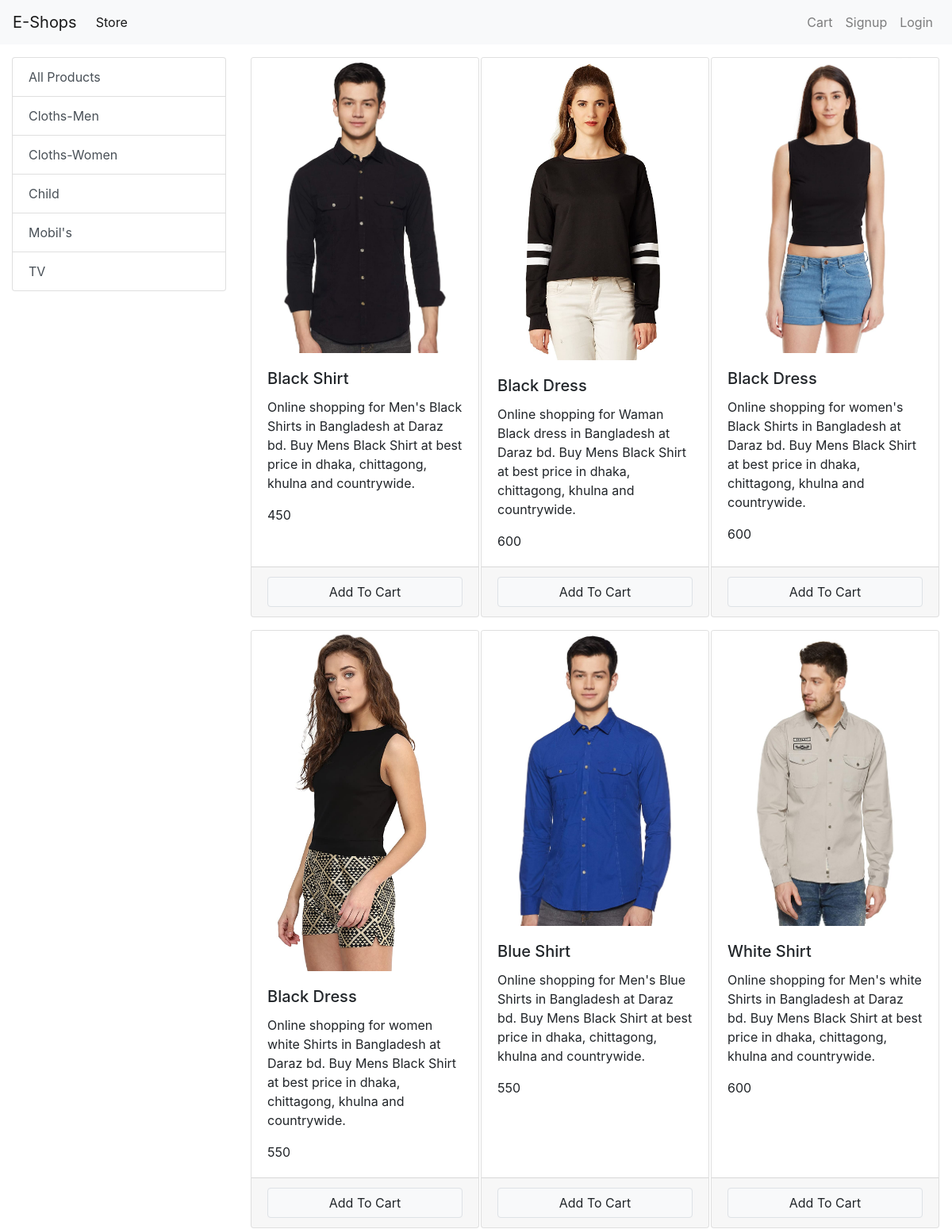
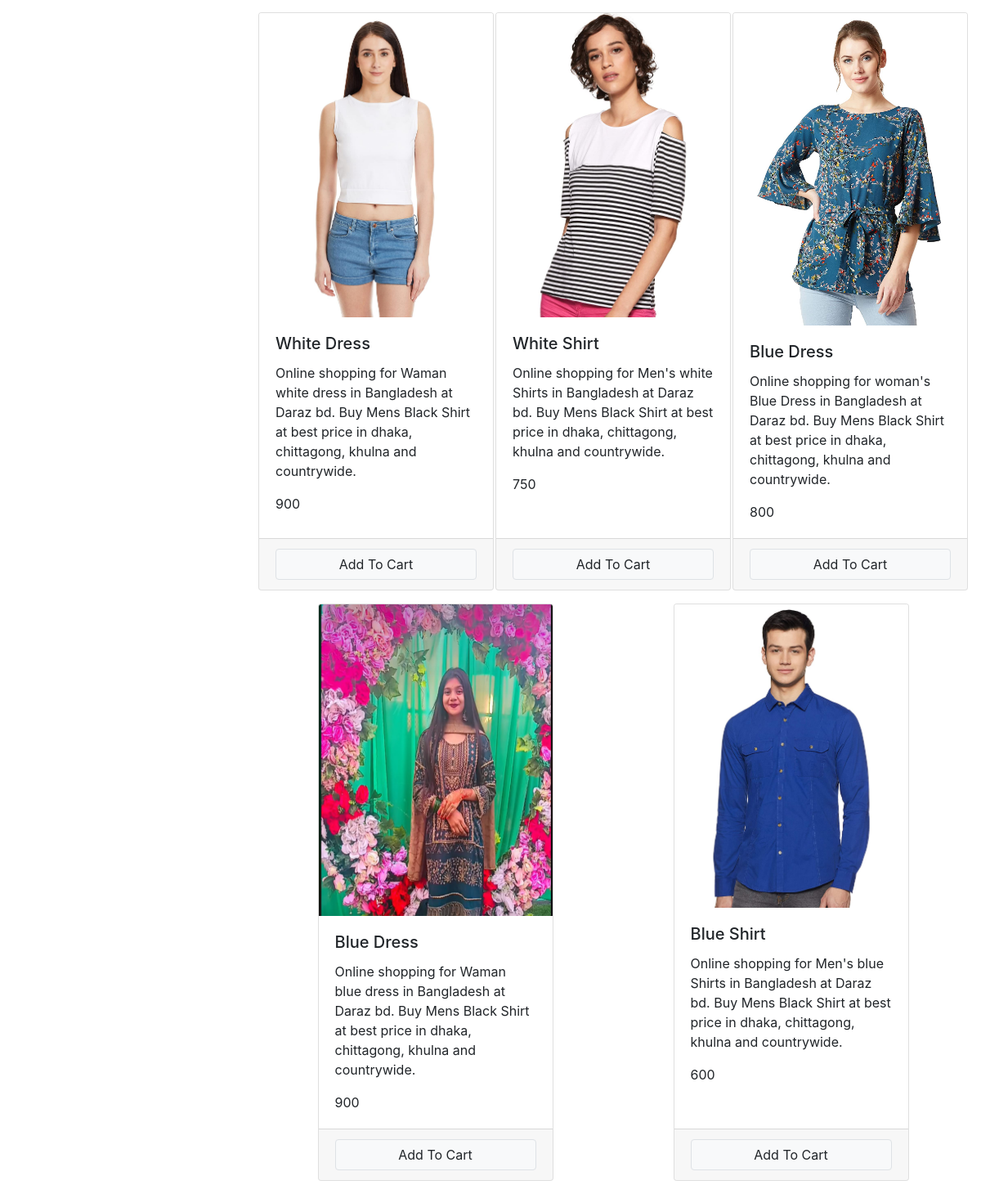
The page / on the database its author committed (2 pictures, top to bottom).
### store/models/category.py (models this page shows, shortened)
class Category(models.Model):
    Name = models.CharField(max_length=20)
    @staticmethod
    def get_all_categories():
        return Category.objects.all()

### store/models/product.py (models this page shows, shortened)
class Product(models.Model):
    Name = models.CharField(max_length=50)
    Price = models.IntegerField(default=0)
    Category = models.ForeignKey(Category, on_delete=models.CASCADE, default=1)
    Description = models.CharField(max_length=200, default='', null=True, blank=True)
    Image = models.ImageField(upload_to='uploads/products/')
    @staticmethod
    def get_all_products():
        return Product.objects.all()

### store/views/home.py (the view, shortened to what this page needs)
# urls.py: path('', home.Index.as_view(), name='homepage'),
class Index(View):
    def get(self, request):
        cart = request.session.get('cart')
        if not cart:
            request.session['cart']= {}
        Products = None
        Categorye = Category.get_all_categories()
        categoryID = request.GET.get("category")
        if categoryID:
            Products = Product.get_all_products_by_categoryid(categoryID)
        else:
            Products = Product.get_all_products()
        data = {}
        data["Products"] = Products
        data["Categorye"] = Categorye
        print('you are: ', request.session.get('email'))
        return render(request, "index.html", data)

### store/templatetags/card.py (called while the page is built)
@register.filter(name="is_in_card")
def is_in_cart(product, cart):
    keys = cart.keys()
    for id in keys:
        if int(id) == product.id:
            return True
    return False

### store/templates/index.html (shortened to what this page needs)
{% extends "base.html" %}
{% block content%}
{% load card %}
<div class="container-fluid mt-3 ">
  <div class="row">
    <div class="col-lg-3 mx-auto">
      <div class="list-group">
        <a href="/" class="list-group-item list-group-item-action">All Products</a>
        {% for category in Categorye %}
        <a href="/?category={{category.id}}" class="list-group-item list-group-item-action">{{category.Name}}</a>
        {% endfor %}
      </div>
    </div>
    <div id='products' class="col-lg-9 mx-auto">
      <div class="row mx-auto">
        {% for Product in Products %}
        <div class="card mx-auto mb-3" id={{Product.id}} style="width: 18rem;">
          <img class="card-img-top" src="{{Product.Image.url}}" alt="Card image cap">
          <div class="card-body">
            <h5 class="card-title">{{Product.Name}}</h5>
            <p class="card-text">{{Product.Description}}</p>
            <p class="card-text">{{Product.Price}}</p>
          </div>
          <div class="card-footer ">
            {% if Product|is_in_card:request.session.cart %}
            <div class="row no-gutters">
              <form action="/#{{Product.id}}" method="post" class="col-2 ">
                {% csrf_token %}
                <input type="text" hidden name='product' value="{{Product.id}}">
                <input type="text" hidden name='remove' value="True">
                <input type="submit" value="-" class="btn btn-block btn-secondary">
              </form>
              <div class="text-center col">{{ Product|cart_quantity:request.session.cart }} in Cart</div>
              <form action="/#{{Product.id}}" method="post" class="col-2 ">
                {% csrf_token %}
                <input type="submit" value="+" class="btn btn-block btn-secondary">
                <input type="text" hidden name='product' value="{{Product.id}}">
              </form>
            </div>
            {% else %}
            <form action="/#{{Product.id}}" method="POST" class="btn-block">
              <input type="submit" class="float-right btn btn-light border form-control" value="Add To Cart">
            </form>
            {% endif %}
          </div>
        </div>
        {% endfor %}
      </div>
    </div>
  </div>
</div>
{% endblock %}

### store/templates/base.html (shortened to what this page needs)
<!doctype html>
<html lang="en">
<head>
    <link rel="stylesheet" href="https://cdn.jsdelivr.net/npm/bootstrap@4.0.0/dist/css/bootstrap.min.css"
>
</head>
<body>
    <nav class="navbar navbar-expand-lg navbar-light bg-light">
        <a class="navbar-brand" href="/">E-Shops</a>
        <div class="collapse navbar-collapse" id="navbarSupportedContent">
            <ul class="navbar-nav mr-auto">
                <li class="nav-item active">
                    <a class="nav-link" href="/">Store <span class="sr-only">(current)</span></a>
                </li>
            </ul>
            <ul class="navbar-nav my-2 my-lg-0">
                {% if request.session.customer %}
                <li class="nav-item ">
                    <a class="nav-link" href="/orders">Orders <span class="sr-only">(current)</span></a>
                </li>
                <li class="nav-item ">
                    <a class="nav-link" href="/logout">Logout <span class="sr-only">(current)</span></a>
                </li>
                {% else %}
                <li class="nav-item ">
                    <a class="nav-link" href="/cart">Cart<span class="sr-only">(current)</span></a>
                </li>
                <li class="nav-item ">
                    <a class="nav-link" href="/signup">Signup <span class="sr-only">(current)</span></a>
                </li>
                <li class="nav-item ">
                    <a class="nav-link" href="/login">Login <span class="sr-only">(current)</span></a>
                </li>
                {% endif %}
            </ul>
        </div>
    </nav>
    {% block content %} {% endblock %}
</body>
</html>

### rows shown on the page
Category: Name "Cloths-Men"
Category: Name "Cloths-Women"
Category: Name "Child"
Category: Name "Mobil's"
Category: Name "TV"
Product: Image (picture), Name "Black Shirt", Description "Online shopping for Men's Black Shirts in Bangladesh at Daraz bd. Buy Mens Black Shirt at best price in dhaka, chittagong, khulna and countrywide.", Price "450"
Product: Image (picture), Name "Black Dress", Description "Online shopping for Waman Black dress in Bangladesh at Daraz bd. Buy Mens Black Shirt at best price in dhaka, chittagong, khulna and countrywide.", Price "600"
Product: Image (picture), Name "Black Dress", Description "Online shopping for women's Black Shirts in Bangladesh at Daraz bd. Buy Mens Black Shirt at best price in dhaka, chittagong, khulna and countrywide.", Price "600"
Product: Image (picture), Name "Black Dress", Description "Online shopping for women white Shirts in Bangladesh at Daraz bd. Buy Mens Black Shirt at best price in dhaka, chittagong, khulna and countrywide.", Price "550"
Product: Image (picture), Name "Blue Shirt", Description "Online shopping for Men's Blue Shirts in Bangladesh at Daraz bd. Buy Mens Black Shirt at best price in dhaka, chittagong, khulna and countrywide.", Price "550"
Product: Image (picture), Name "White Shirt", Description "Online shopping for Men's white Shirts in Bangladesh at Daraz bd. Buy Mens Black Shirt at best price in dhaka, chittagong, khulna and countrywide.", Price "600"
Product: {{ Product.id }} 18 (drawn), Image (picture), Name "White Dress", Description "Online shopping for Waman white dress in Bangladesh at Daraz bd. Buy Mens Black Shirt at best price in dhaka, chittagong, khulna and countrywide.", Price "900"
Product: Image (picture), Name "White Shirt", Description "Online shopping for Men's white Shirts in Bangladesh at Daraz bd. Buy Mens Black Shirt at best price in dhaka, chittagong, khulna and countrywide.", Price "750"
Product: Image (picture), Name "Blue Dress", Description "Online shopping for woman's Blue Dress in Bangladesh at Daraz bd. Buy Mens Black Shirt at best price in dhaka, chittagong, khulna and countrywide.", Price "800"
Product: Image (picture), Name "Blue Dress", Description "Online shopping for Waman blue dress in Bangladesh at Daraz bd. Buy Mens Black Shirt at best price in dhaka, chittagong, khulna and countrywide.", Price "900"
Product: Image (picture), Name "Blue Shirt", Description "Online shopping for Men's blue Shirts in Bangladesh at Daraz bd. Buy Mens Black Shirt at best price in dhaka, chittagong, khulna and countrywide.", Price "600"
